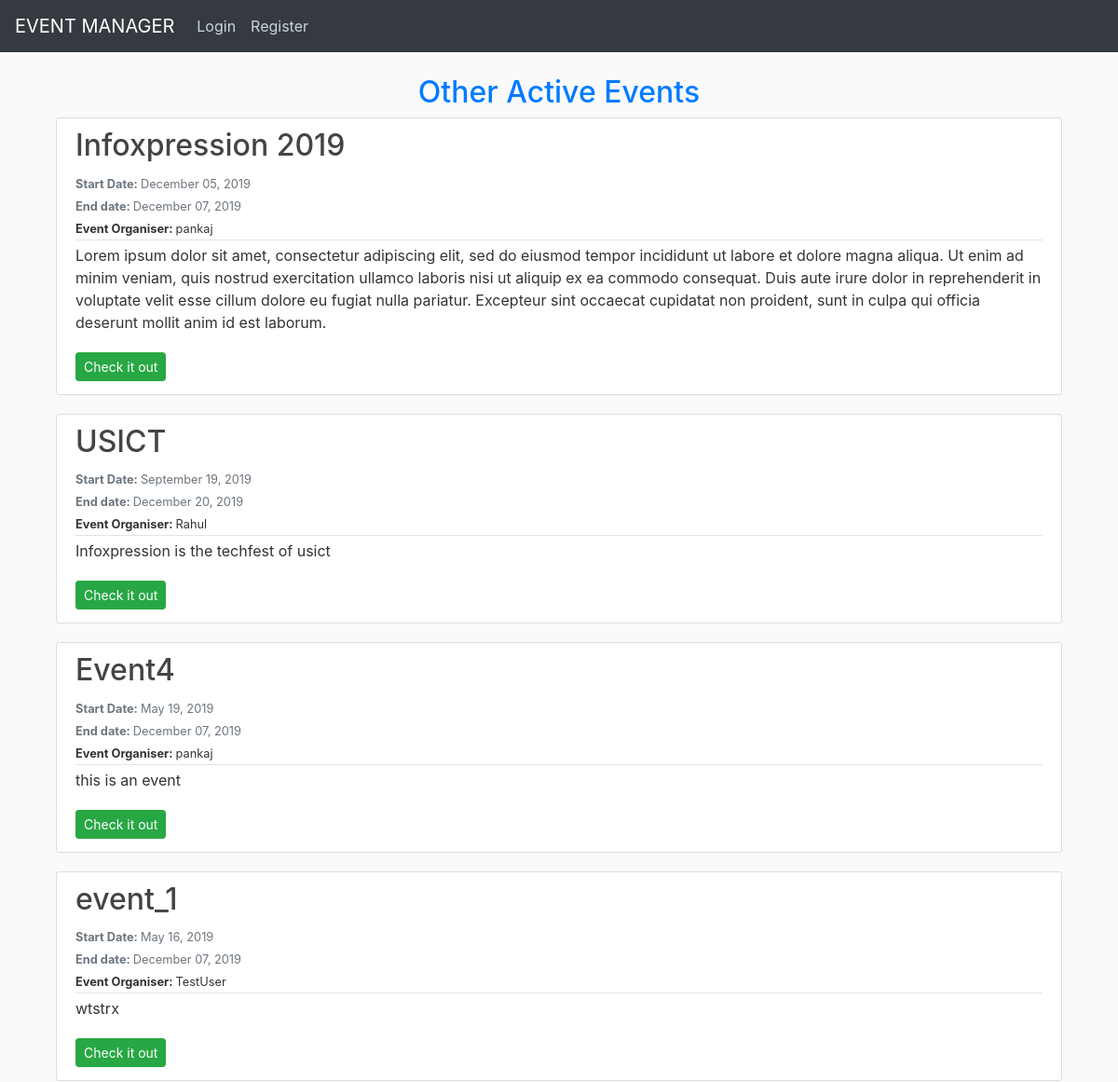
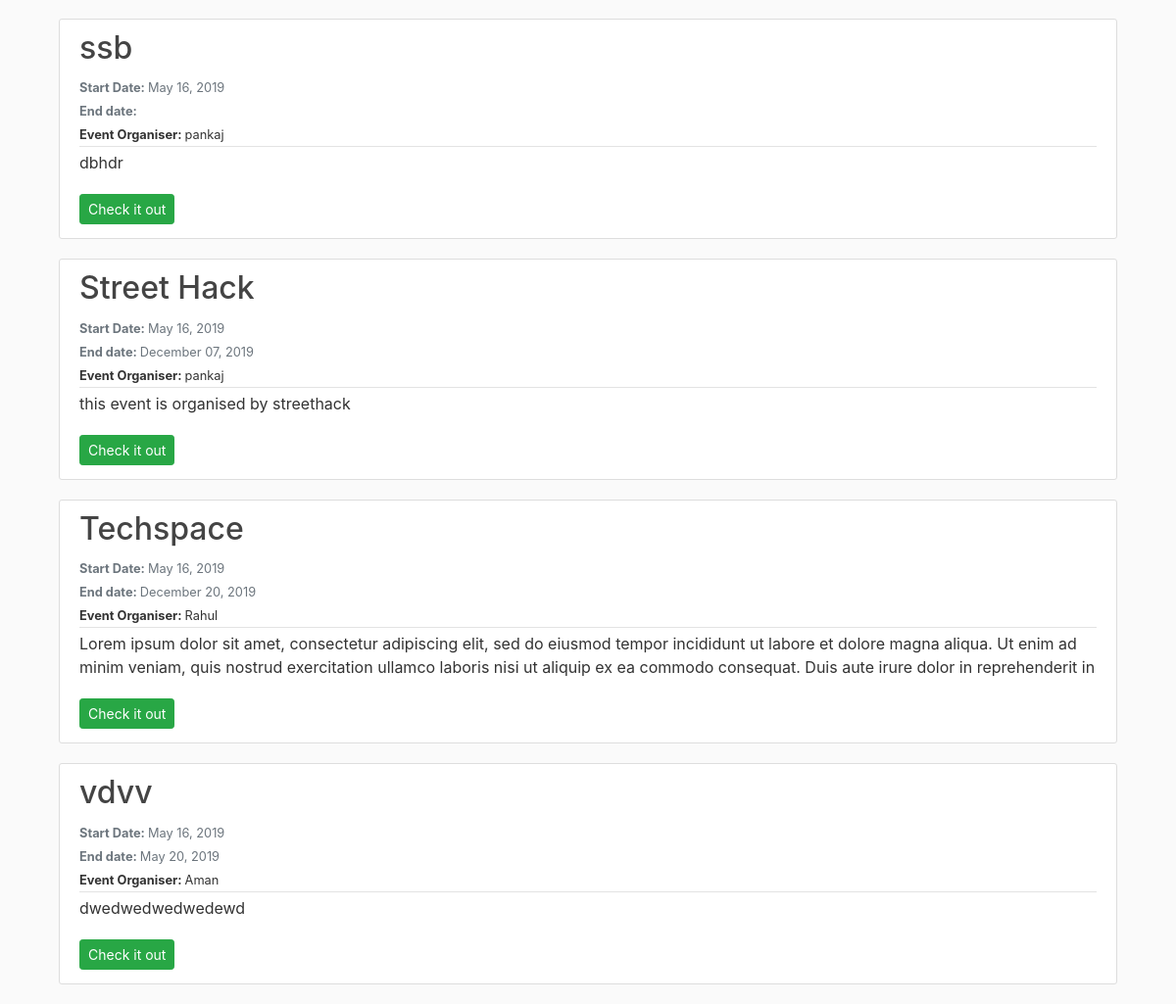
/home/, run on the app's committed database (2 pictures, top to bottom).
### ehandler/models.py (models this page shows, shortened)
class Event(models.Model):
    ename = models.CharField(max_length=100, verbose_name="Event Title")
    econtent = models.TextField(verbose_name="Event Details")
    edate = models.DateTimeField(verbose_name="Event Start date (YY-MM-DD)")
    eenddate = models.DateTimeField(
        verbose_name="Event End date (YY-MM-DD)")
    eowner = models.ForeignKey(User, on_delete=models.CASCADE)
    eattendees = models.ManyToManyField(
        User, related_name='attendees')
    ecode = models.CharField(max_length=120, blank=True)
    ehelpers = models.ManyToManyField(User, related_name='helpers')

### ehandler/views.py (the view)
# urls.py: path('', EventListView.as_view(), name='ehandler-home'),
class EventListView(ListView):
    model = Event
    template_name = 'ehandler/home.html'
    context_object_name = 'events'
    ordering = ['-edate']

### ehandler/templates/ehandler/home.html
{% extends "ehandler/base.html" %}
{% block content %}
<br>
<div class="container">
    <h2 class="text-primary text-center">Other Active Events</h2>
    {% for event in events %}
    {% if event.eowner != user %}
    <article class="media content-section">
        <div class="media-body">
            <h2><a class="article-title" href="{% url 'ehandler:event-detail' event.id %}">{{ event.ename }}</a>
            </h2>
            <div class="article-metadata">
                <small class="text-muted"><strong>Start Date: </strong>{{ event.edate|date:"F d, Y" }} </small><br>
                <small class="text-muted"><strong>End date: </strong>{{ event.eenddate|date:"F d, Y" }}</small><br>
                <small class="mr-2" href="#"><strong>Event Organiser: </strong>{{ event.eowner }}</small>
            </div>
            <p class="article-content">{{ event.econtent }}</p>
            <a class="btn btn-success btn-sm mt-1 mb-1" href="{% url 'ehandler:event-detail' event.id %}"
                role="button">Check it out</a>
        </div>
    </article>
    {% endif %}
    {% endfor %}
</div>
{% endblock content %}

### ehandler/static/ehandler/main.css (style rules this page uses)
body { background: #fafafa; color: #333333; }
h1, h2, h3, h4, h5, h6 { color: #444444; }
.content-section { background: #ffffff; padding: 10px 20px; border: 1px solid #dddddd; border-radius: 3px; margin-bottom: 20px; }
.article-title { color: #444444; }
.article-content { white-space: pre-line; }
.article-metadata { padding-bottom: 1px; margin-bottom: 4px; border-bottom: 1px solid #e3e3e3 }

### data on the page
Event: ename "Infoxpression 2019", edate "December 05, 2019", eenddate "December 07, 2019", eowner "pankaj", econtent "Lorem ipsum dolor sit amet, consectetur adipiscing elit, sed do eiusmod tempor incididunt ut labore et dolore magna aliqua. Ut enim ad minim veniam, quis nostrud exercitation ullamco laboris nisi ut aliquip ex ea commodo consequat. Duis aute irure dolor in reprehenderit in voluptate velit esse cillum dolore eu fugiat nulla pariatur. Excepteur sint occaecat cupidatat non proident, sunt in culpa qui officia deserunt mollit anim id est laborum."
Event: ename "USICT", edate "September 19, 2019", eenddate "December 20, 2019", eowner "Rahul", econtent "Infoxpression is the techfest of usict"
Event: ename "Event4", edate "May 19, 2019", eenddate "December 07, 2019", eowner "pankaj", econtent "this is an event"
Event: ename "event_1", edate "May 16, 2019", eenddate "December 07, 2019", eowner "TestUser", econtent "wtstrx"
Event: ename "ssb", edate "May 16, 2019", eowner "pankaj", econtent "dbhdr"
Event: ename "Street Hack", edate "May 16, 2019", eenddate "December 07, 2019", eowner "pankaj", econtent "this event is organised by streethack"
Event: ename "Techspace", edate "May 16, 2019", eenddate "December 20, 2019", eowner "Rahul", econtent "Lorem ipsum dolor sit amet, consectetur adipiscing elit, sed do eiusmod tempor incididunt ut labore et dolore magna aliqua. Ut enim ad minim veniam, quis nostrud exercitation ullamco laboris nisi ut aliquip ex ea commodo consequat. Duis aute irure dolor in reprehenderit in"
Event: ename "vdvv", edate "May 16, 2019", eenddate "May 20, 2019", eowner "Aman", econtent "dwedwedwedwedewd"
